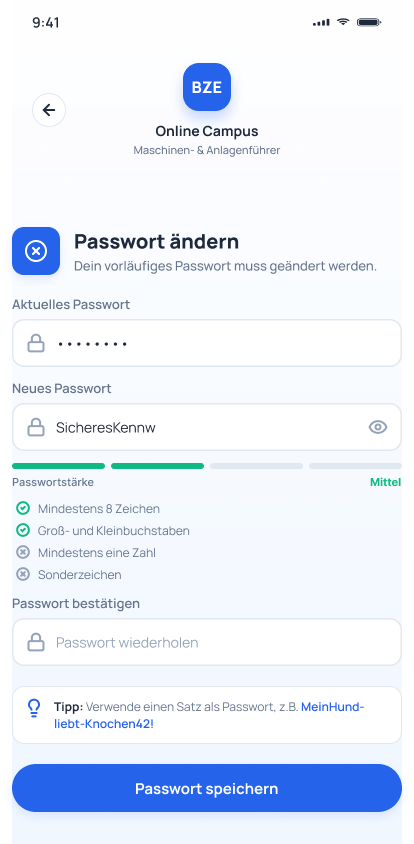
#> input picture docs/design/_compare/figma-01-2-passwort.png, 414 x 844 px
$ python figma_rows.py
#> lines starting #> are read from the running program, lines starting #| are printed output that depends on the picture; after the words box and inside, x2 and y2 are one past the last pixel; in counts of white or black regions, pixels touching at a corner belong together
from pathlib import Path

import numpy as np
from PIL import Image

out = Path(__file__).resolve().parent
figma = Image.open(out / "figma-01-2-passwort.png").convert("RGB")
# center crop to 390
w, h = figma.size
#> w = 414; h = 844
left = max(0, (w - 390) // 2)
#> left = 12
figma = figma.crop((left, 0, left + 390, h))
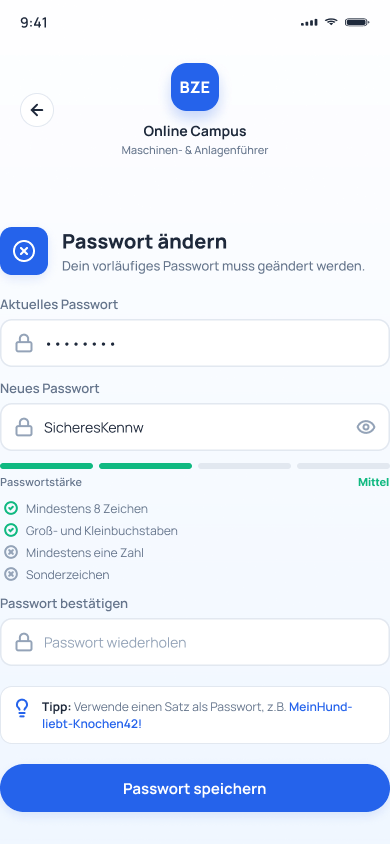
#> figma: PIL image 390x844 RGB; mean R, G, B 230.1, 237.5, 249.8
arr = np.asarray(figma)
# Find first non-white-ish rows in content columns to detect vertical structure
gray = arr.mean(axis=2)
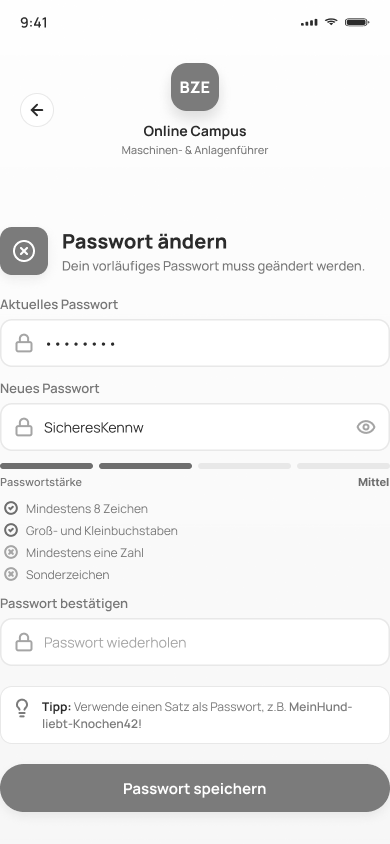
#> gray: shape (844, 390) float64; min 43.33, max 255, mean 239.1
# content mask: not near-white
content = gray < 250
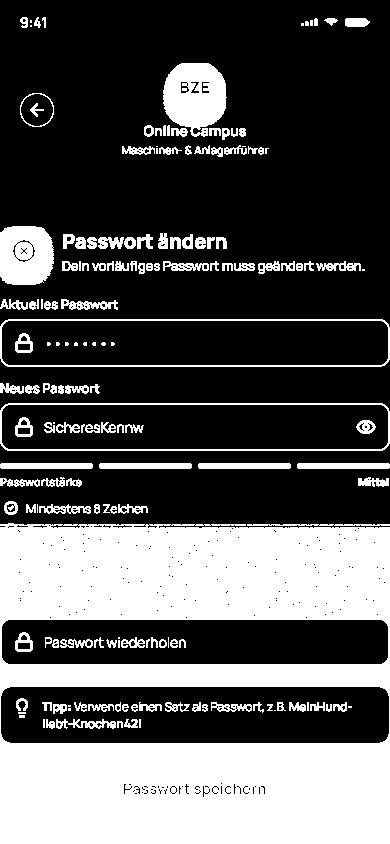
#> content: shape (844, 390) bool; 33.2% white; 167 white regions (33 under 20 px), largest, box (x1, y1, x2, y2) and area: (0, 523, 390, 844) 85153, (163, 63, 227, 137) 3415, (0, 226, 54, 285) 2799
row_density = content.mean(axis=1)
#> row_density = 844 values, max 1 at index 529, min 0 at index 0, mean 0.332
# print bands where content density jumps
prev = False
for y, d in enumerate(row_density):
    is_c = d > 0.02
    if is_c != prev:
        print(f"y={y}: content={is_c} density={d:.3f}")
        prev = is_c
#> this loop made 844 passes
#> (d, is_c, prev) on passes 18, 29: (0.0256, True, True), (0, False, False)
#> (is_c, prev) on passes 64, 138, 147, 156, 227, 286: (True, True), (False, False), (True, True), (False, False), (True, True), (False, False)
#| y=17: content=True density=0.026
#| y=28: content=False density=0.000
#| y=63: content=True density=0.072
#| y=137: content=False density=0.008
#| y=146: content=True density=0.067
#| y=155: content=False density=0.015
#| y=226: content=True density=0.062
#| y=285: content=False density=0.000
#> (further printed lines are left out)
#> after the loop, prev = True

$ run again, with docs/design/_compare/band-bot-figma-09-4.png copied over docs/design/_compare/figma-01-2-passwort.png
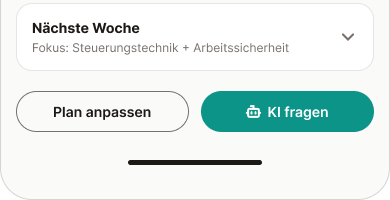
#> input picture docs/design/_compare/band-bot-figma-09-4.png, 390 x 200 px
#> figma is the input picture: PIL image 390x200 RGB; mean R, G, B 225.4, 236.3, 234.6
#> `gray = arr.mean(axis=2)`:
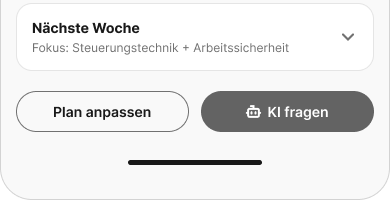
#> gray: shape (200, 390) float64; min 25.33, max 255, mean 232.1
#> `content = gray < 250`:
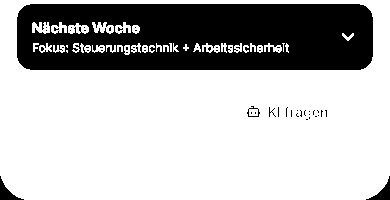
#> content: shape (200, 390) bool; 72% white; 56 black regions (51 under 20 px), largest, box (x1, y1, x2, y2) and area: (17, 4, 373, 70) 21165, (0, 176, 24, 200) 201, (366, 176, 390, 200) 201, (247, 106, 260, 117) 42, (269, 107, 276, 117) 20
#> row_density = 200 values, max 1 at index 0, min 0.0872 at index 17, mean 0.72
#> the loop `for y, d in enumerate(row_density):` made 200 passes
#> (d, prev) on pass 1: (1, True)
#> (printed output is left out)
#> after the loop `for y, d in enumerate(row_density):`: prev = True
